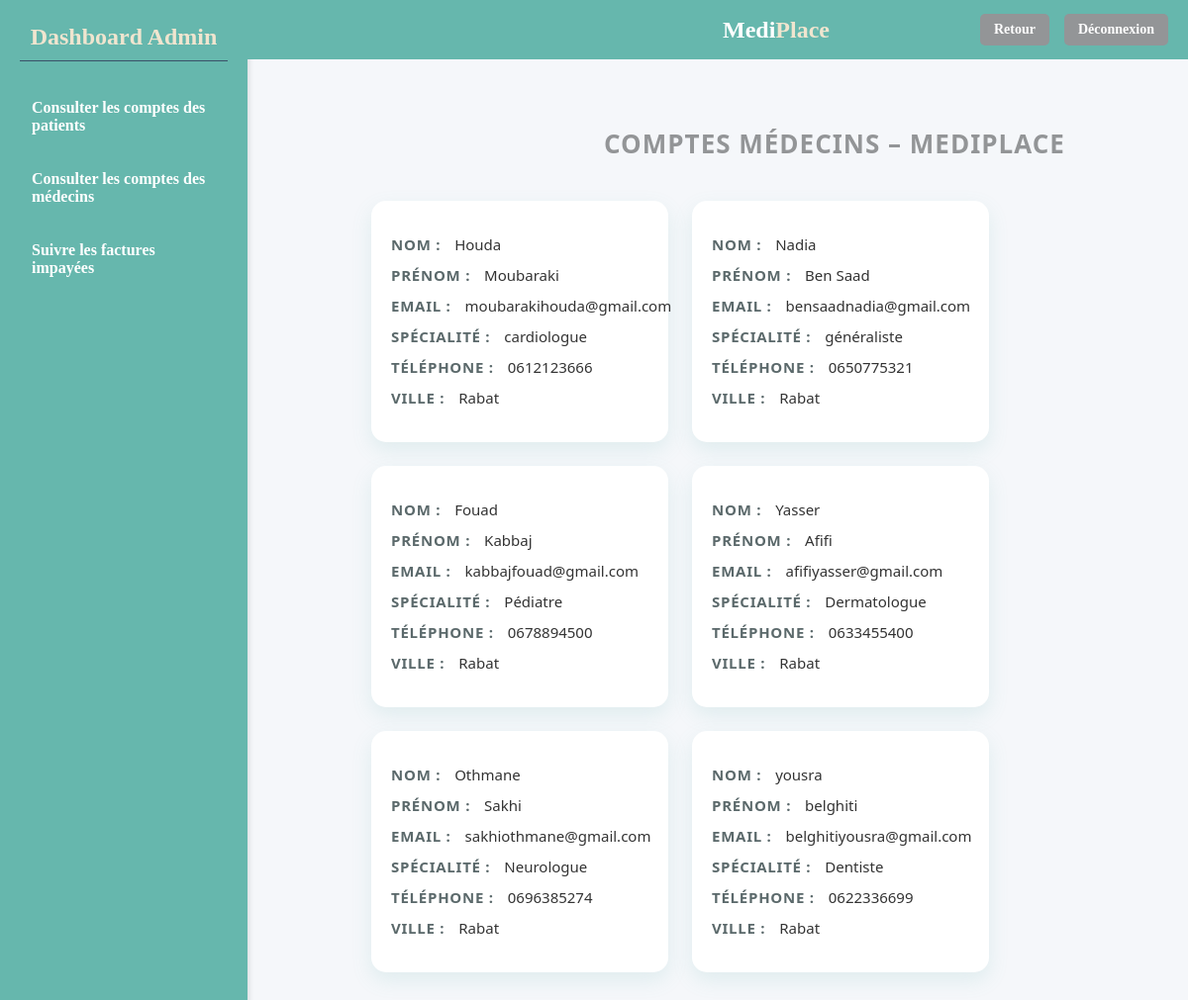
The app's page /voirmeds/ with its own data.
### cabinet/models.py (models this page shows, shortened)
class Medecin(models.Model):
    nom = models.CharField(max_length=50)
    prenom = models.CharField(max_length=50)
    email = models.EmailField(unique=True)
    mot_de_passe = models.CharField(max_length=128)
    specialite = models.CharField(max_length=50)
    numero_telephone = models.CharField(max_length=15)
    ville = models.CharField(max_length=50)

### cabinet/views.py (the view)
# urls.py: path("voirmeds/",views.voircomptemed_admin,name="voircomptemed_admin"),
def voircomptemed_admin(request):
    tab=Medecin.objects.all()
    return render(request,'cabinet/voircomptemed_admin.html',{'med':tab})

### cabinet/templates/cabinet/voircomptemed_admin.html (shortened to what this page needs)
<!DOCTYPE html>
<html lang="fr">
<head>
    {% load static %}
  <link rel="stylesheet" href="{% static 'cabinet/css/voircomptemed_admin.css' %}"/>
</head>
<body>
<header>
  <div class="logo">
    <span class="medi">Medi</span><span class="place">Place</span>
  </div>
  <div class="header-buttons">
    <a href="{% url 'main_admin' %}" class="nav-btn">Retour</a>
    <a href="{% url 'landing' %}" class="nav-btn">Déconnexion</a>
  </div>
</header>
<div class="sidebar">
  <h2>Dashboard Admin</h2>
  <ul>
    <li><a href="{% url 'voircomptepat_admin' %}" >Consulter les comptes des patients</a></li>
    <li><a href="{% url 'voircomptemed_admin' %}" >Consulter les comptes des médecins</a></li>
    <li><a href="{% url 'voirfact_admin' %}" >Suivre les factures impayées</a></li>
  </ul>
</div>
<div class="main-content">
    <h1 class="page-title">Comptes Médecins – MediPlace</h1>
  <div class="cards-container">
    {% for x in med %}
      <div class="card doctor-card">
        <p><span class="label">Nom :</span> {{ x.nom }}</p>
        <p><span class="label">Prénom :</span> {{ x.prenom }}</p>
        <p><span class="label">Email :</span> {{ x.email }}</p>
        <p><span class="label">Spécialité :</span> {{ x.specialite }}</p>
        <p><span class="label">Téléphone :</span> {{ x.numero_telephone }}</p>
        <p><span class="label">Ville :</span> {{ x.ville }}</p>
      </div>
    {% endfor %}
  </div>
</div>
</body>
</html>

### cabinet/static/cabinet/css/voircomptemed_admin.css (style rules this page uses)
header { height: 60px; background-color: #66B7AD; display: flex; align-items: center; padding: 0 20px; color: white; position: fixed; top: 0; left: 250px; right: 0; box-shadow: none; border-bottom: none; z-index: 10; }
.logo { font-size: 24px; font-weight: bold; margin-left: 460px; }
.logo .medi { color: white; }
.logo .place { color: #F0E5CF; }
.header-buttons { display: flex; gap: 15px; margin-left: auto; }
.nav-btn { background-color: #939597; color: white; padding: 8px 14px; border-radius: 5px; text-decoration: none; font-weight: bold; font-size: 14px; transition: background-color 0.3s ease; }
.sidebar { position: fixed; top: 0px; left: 0; width: 250px; height: 100%; background-color: #66B7AD; padding: 24px 20px 20px 20px; box-sizing: border-box; color: white; box-shadow: 2px 0 5px rgba(0, 0, 0, 0.1); }
.sidebar h2 { margin-bottom: 30px; font-size: 24px; border-bottom: 1px solid #3A5068; padding-bottom: 10px; text-align: center; color: #F0E5CF; margin-top: 0; }
.sidebar ul { list-style: none; padding-left: 0; }
.sidebar li { margin-bottom: 20px; }
.sidebar li a { color: white; font-weight: bold; text-decoration: none; display: block; padding: 8px 12px; border-radius: 5px; transition: background-color 0.3s ease; }
.main-content { margin-left: 370px; padding: 110px 40px 40px 40px; box-sizing: border-box; min-height: calc(100vh - 60px); background-color: #f5f7fa; }
html, body { margin: 0; padding: 0; background-color: #f5f7fa; height: 100%; }
.cards-container { display: flex; flex-wrap: wrap; gap: 24px; justify-content: flex-start; margin-top: 40px; margin-left: -35px; }
.card { background: #ffffff; padding: 24px 20px; border-radius: 15px; box-shadow: 0 8px 20px rgba(102, 183, 173, 0.15); cursor: pointer; transition: transform 0.3s ease, box-shadow 0.3s ease; flex: 1 1 calc(31% - 24px); box-sizing: border-box; font-family: 'Segoe UI', Tahoma, Geneva, Verdana, sans-serif; white-space: nowrap; max-width: 300px; width: 100%; }
.page-title { text-align: left; font-size: 26px; font-weight: bold; color: #939597; margin-bottom: 30px; font-family: 'Segoe UI', Tahoma, Geneva, Verdana, sans-serif; text-transform: uppercase; letter-spacing: 1px; margin-left: 200px; }
.card p { margin: 10px 0; font-size: 15px; color: #333333; line-height: 1.4; }
.card p .label { font-weight: 600; color: #5B696B; margin-right: 10px; display: inline-block; min-width: 100px; text-transform: uppercase; letter-spacing: 0.05em; display: inline; min-width: unset; }

### records on screen
Medecin: nom "Houda", prenom "Moubaraki", email "moubarakihouda@gmail.com", specialite "cardiologue", numero_telephone "0612123666", ville "Rabat"
Medecin: nom "Nadia", prenom "Ben Saad", email "bensaadnadia@gmail.com", specialite "généraliste", numero_telephone "0650775321", ville "Rabat"
Medecin: nom "Fouad", prenom "Kabbaj", email "kabbajfouad@gmail.com", specialite "Pédiatre", numero_telephone "0678894500", ville "Rabat"
Medecin: nom "Yasser", prenom "Afifi", email "afifiyasser@gmail.com", specialite "Dermatologue", numero_telephone "0633455400", ville "Rabat"
Medecin: nom "Othmane", prenom "Sakhi", email "sakhiothmane@gmail.com", specialite "Neurologue", numero_telephone "0696385274", ville "Rabat"
Medecin: nom "yousra", prenom "belghiti", email "belghitiyousra@gmail.com", specialite "Dentiste", numero_telephone "0622336699", ville "Rabat"
